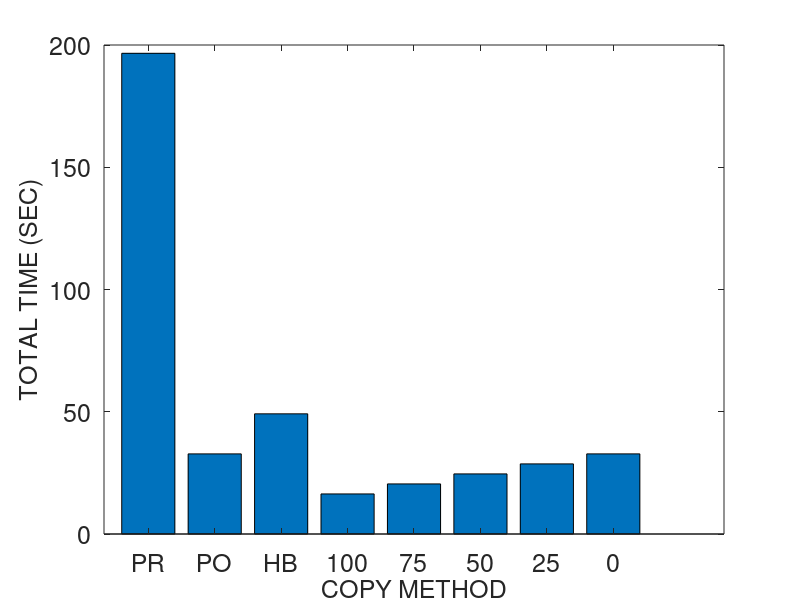
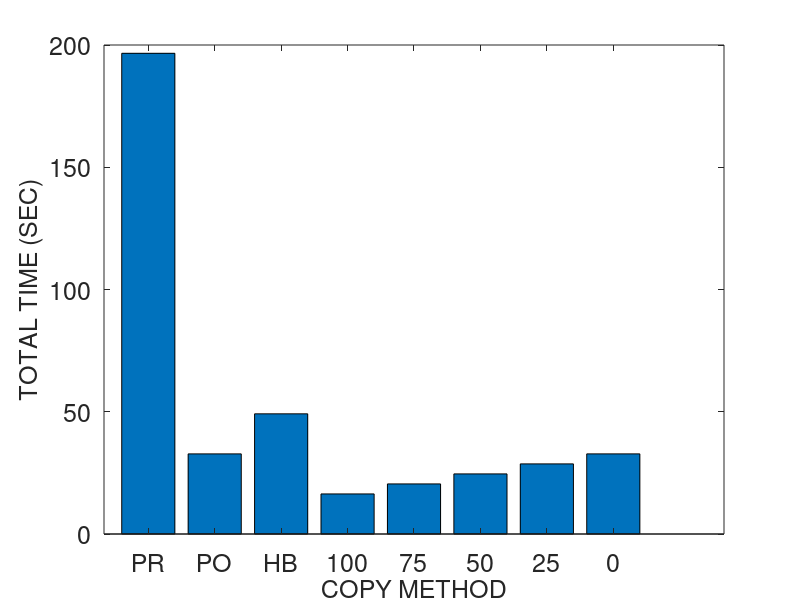
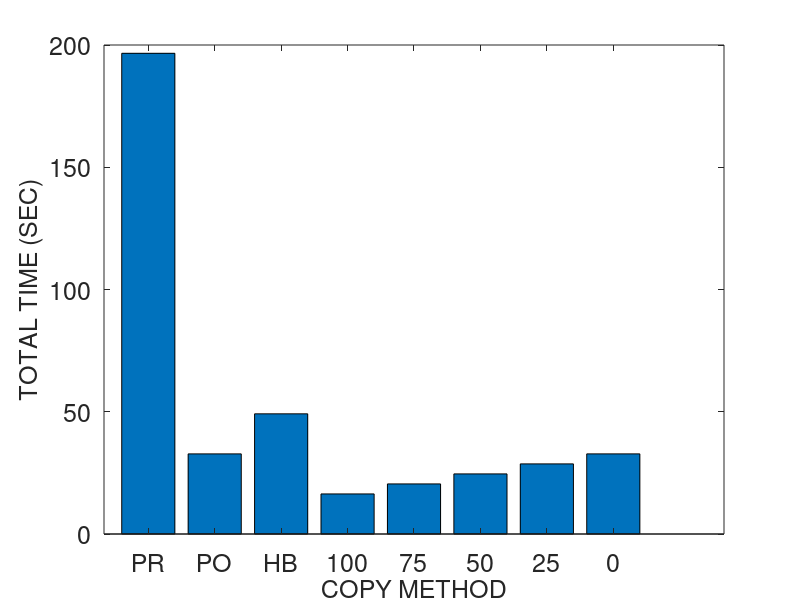
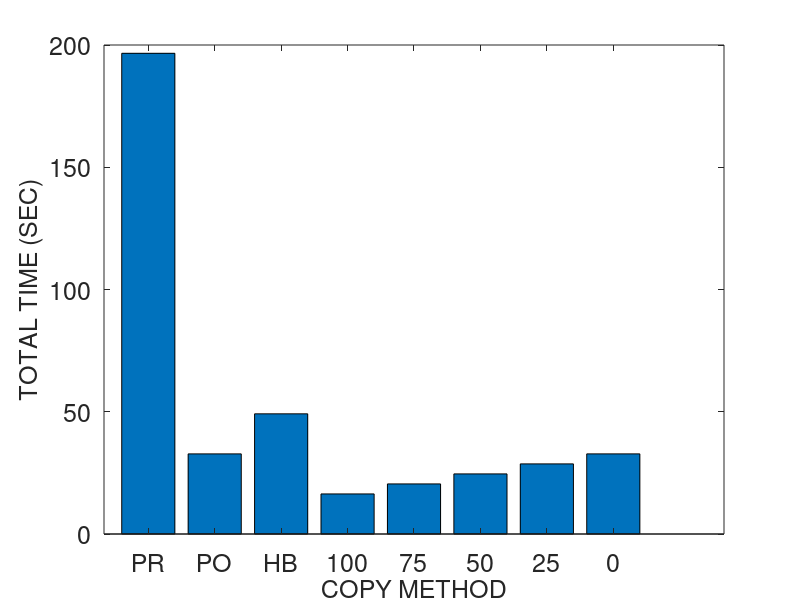

Write MATLAB code to recreate these figures, in order.
% basic hybrid copy migration
	global wss numpages readrate dirtyrate pagesize b scinfo
	global totaltime downtime totaldata

% memory size in MB
r = 4096
r *= 1024 % convert to KB

% page dirty rate in percent (%): against to total memory pages
readrate = 50
prefix = strcat ("M4G_R", num2str(readrate))
readrate /= 100

dirtyrate = 50 
prefix = strcat (prefix, "_W", num2str(dirtyrate))
dirtyrate /= 100

% prediction accuracy 0 through 1
acc = 1

pagesize = 4 % in KB
numpages = r / pagesize

% delta compression rate
comp = 0.5 

% amount of CPU and device states in KB 
scinfo = 100

% working set size in number of pages
wss = numpages * 0.25

% 0: zero, 1: read, 2: dirtied, 3: inactive data
mem = zeros(1, numpages);

run = 1

%prefix = strcat (prefix, "_acc", num2str(acc), "_r", num2str(run))

% bandwidth in gbps
b = 1000 
b = b * 1024/8 % convert to KB

%fontsize = 10
fontsize = 18
%fontsize = 20

totaltime = 0;
downtime = 0;
totaldata = 0;

A = zeros(8, 3);

%%%%%%%%%%%%%%%%%%%%%%%%%%%%%%
% precopy migration
%%%%%%%%%%%%%%%%%%%%%%%%%%%%%%
fprintf('\n')
disp('==================== Precopy migration ====================')
% iterations
present = numpages * pagesize
iter = 0
while present > 50 && iter < 29 && totaldata < 4*r
	pretime = present / b
	totaltime += pretime
	totaldata += present
	present = numpages * pagesize * dirtyrate 
	%dirts = wss * dirtyrate
	iter += 1
end

% stop-and-copy phase
% stop conditions: 29 iterations, 50 pages, 4 memory size sent
scsent = scinfo + present * pagesize
downtime = scsent / b
totaltime += downtime
totaldata += scsent

% network fault rate
NFR = 0

A (1, 1) = totaltime;
A (1, 2) = downtime;
A (1, 3) = totaldata;

%%%%%%%%%%%%%%%%%%%%%%%%%%%%%%
% postcopy migration
%%%%%%%%%%%%%%%%%%%%%%%%%%%%%%
fprintf('\n')
disp('===================== Postcopy migration ======================')
totaltime = 0;
downtime = 0;
totaldata = 0;

% stop-and-copy phase
scsent = scinfo
downtime = scsent / b
totaltime += downtime
totaldata += scsent

% prepaging (bubbling) and on-demand paging
postsent = r
posttime = postsent/b
totaltime += posttime
totaldata += postsent
% network fault rate
NFR = 0.2

A (2, 1) = totaltime;
A (2, 2) = downtime;
A (2, 3) = totaldata;

%%%%%%%%%%%%%%%%%%%%%%%%%%%%%%
% hybrid copy migration
%%%%%%%%%%%%%%%%%%%%%%%%%%%%%%
fprintf('\n')
disp('==================== Hybrid copy migration ====================')
totaltime = 0;
downtime = 0;
totaldata = 0;

% precopy phase: single iteration
present = r
pretime = present / b
totaltime += pretime
totaldata += present

% stop-and-copy phase
bitmapsize = 500 % KB
scsent = scinfo + bitmapsize
downtime = scsent / b
totaltime += downtime
totaldata += scsent

% postcopy phase: prepaging (bubbling) and on-demand paging
%dirts = wss * dirtyrate
dirts = numpages * dirtyrate
postsent = dirts * pagesize
posttime = postsent/b
totaltime += posttime
totaldata += postsent
% network fault rate
NFR = 0.2

A (3, 1) = totaltime;
A (3, 2) = downtime;
A (3, 3) = totaldata;

%%%%%%%%%%%%%%%%%%%%%%%%%%%%%%
% proactive hybrid copy migration
%%%%%%%%%%%%%%%%%%%%%%%%%%%%%%
%disp(char(10))
fprintf('\n')
disp('=============== Proactive hybrid copy migration ================')

function [tt, dt, td] = prohybrid(acc)
	global wss numpages readrate dirtyrate pagesize b scinfo
	global totaltime downtime totaldata

	totaltime = 0;
	downtime = 0;
	totaldata = 0;

% precopy phase
% LRU, PFR

% scan the dirtied pages
% for dirtied pages
% 	mark dirtied (1)
% 	mem(random (1, wss * 0.1))	
%randperm(int64(wss * 0.1));
% for read pages
% 	mark read (2)
% 	mem (random (wss * 0.1, wss * 0.2))

% for pages
% 	predict read/write

% send the pages most likely to be read and least likely to be dirtied
% do not send the pages most likely to be dirtied
% construct queue with the order of p1/p2
%reads = numpages * 0.4 
% total read rate = wss * read_rate = 0.25 * 0.16 = 0.04 (4%)
%read_rate = 0.16
%read_rate = 0.04 % 4% of total memory
% total write rate = wss * write_rate = 0.25 * 0.16 = 0.04 (4%)
%write_rate = 0.16
%write_rate = 0.04 % 4% of total memory
% simple case: readonly pages (RO) - zero dirtied pages 
%RO = 0.3
	pred_pages = numpages * readrate * acc

% LRU
% for LRU queue
% 	mark sent
%	insert the pages into cache and perform delta compression

	present = pred_pages * pagesize
	pretime = present/b
	totaltime += pretime
	totaldata += present

	% stop-and-copy phase
	% send the CPU and device states
	bitmapsize = 500 % KB
	scsent = scinfo + bitmapsize
	downtime = scsent/b
	totaltime += downtime
	totaldata += scsent

	% postcopy phase
	postsent = (numpages - pred_pages) * pagesize

	% exclude the predicted dirtied pages 
	pred_dirts = numpages * dirtyrate * acc
	postsent = (numpages - pred_pages - pred_dirts) * pagesize
	posttime = postsent/b
	totaltime += posttime
	totaldata += postsent
end

% network fault rate
NFR = 0.2

prohybrid(acc)
A (4, 1) = totaltime;
A (4, 2) = downtime;
A (4, 3) = totaldata;

acc = 0.75
prohybrid(acc);
A (5, 1) = totaltime;
A (5, 2) = downtime;
A (5, 3) = totaldata;

acc = 0.5
prohybrid(acc);
A (6, 1) = totaltime;
A (6, 2) = downtime;
A (6, 3) = totaldata;

acc = 0.25
prohybrid(acc);
A (7, 1) = totaltime;
A (7, 2) = downtime;
A (7, 3) = totaldata;

acc = 0
prohybrid(acc);
A (8, 1) = totaltime;
A (8, 2) = downtime;
A (8, 3) = totaldata

%%%%%%%%%%%%%%%%%%%%%%%%%%%%%%%%%%%%%%%%%%%%%%%%%%%%%%%
%                     plotting
% precopy
% postcopy
% hybrid
% pro-hybrid
%%%%%%%%%%%%%%%%%%%%%%%%%%%%%%%%%%%%%%%%%%%%%%%%%%%%%%%

%prefix = "M4G_R14W14_acc100_r1"
%prefix = strcat ("M4G_R", readrate, "W", dirtyrate, "acc", acc, "r", run)
%prefix = strcat (prefix, "W")
%prefix = strcat (prefix, dirtyrate)

dlmwrite (prefix, A, ' ')

%%%%%%%%%%%%%%%%%%%% total time %%%%%%%%%%%%%%%%%%%%%%
figure;
output = strcat(prefix, ".tt");
%output = prefix
%x = ['PRECOPY', 'POSTCOPY', 'HYBRID', 'PRO-HYBRID'];
%x = {'PRE', 'POST', 'HYBR', 'PROH100', 'PROH75', 'PROH50', 'PROH25', 'PROH0'};
x = {'PR', 'PO', 'HB', '100', '75', '50', '25', '0'};
%x = {'1', '2', '3', '4', '5', '6', '7', '8'};
xinterval = 1.5
xintervals = 1:xinterval:(xinterval*length(x));
%xintervals = 1:3:3*length(x);
%xintervals = 1:4:4*length(x);
%plot(x, A(:,2)/1000000, x, A(:,3)/1000000, '-.*');
%plot(A(:,2));

%xtics = 1:4:16
%bar(xtics, A(:,1))
%bar(A(:,1), XTicksLabelStyle = Diagonal)
bar(xintervals, A(:,1))
%set(gca, 'XTick', 1:4:32, 'XTickLabel', x, 'FontSize', fontsize)
set(gca, 'XTick', xintervals, 'XTickLabel', x, 'FontSize', fontsize)
xlabel('COPY METHOD', 'FontSize', fontsize);
ylabel('TOTAL TIME (SEC)', 'FontSize', fontsize);
%legend('PRECOPY', 'POSTCOPY', 'HYBRID', 'PRO-HYBRID');
%bar(x, A(:,1))

saveas (1, strcat(output, ".png"));
saveas (1, strcat(output, ".eps"));
saveas (1, strcat(output, ".emf"));

%%%%%%%%%%%%%%%%%%%% downtime %%%%%%%%%%%%%%%%%%%%%%
figure;
output = strcat(prefix, ".dt");

bar(A(:,2))
set(gca, 'XTick', 1:8, 'XTickLabel', x, 'FontSize', fontsize)
xlabel('COPY METHOD', 'FontSize', fontsize);
ylabel('DOWNTIME (SEC)', 'FontSize', fontsize);

saveas (1, strcat(output, ".png"));
saveas (1, strcat(output, ".eps"));
saveas (1, strcat(output, ".emf"));

%%%%%%%%%%%%%%%%%%%% total data %%%%%%%%%%%%%%%%%%%%%%
figure;
output = strcat(prefix, ".td");

bar(A(:,3))
set(gca, 'XTick', 1:8, 'XTickLabel', x, 'FontSize', fontsize)
xlabel('COPY METHOD', 'FontSize', fontsize);
ylabel('TOTAL DATA TRANSFERRED (KB)', 'FontSize', fontsize);

saveas (1, strcat(output, ".png"));
saveas (1, strcat(output, ".eps"));
saveas (1, strcat(output, ".emf"));
